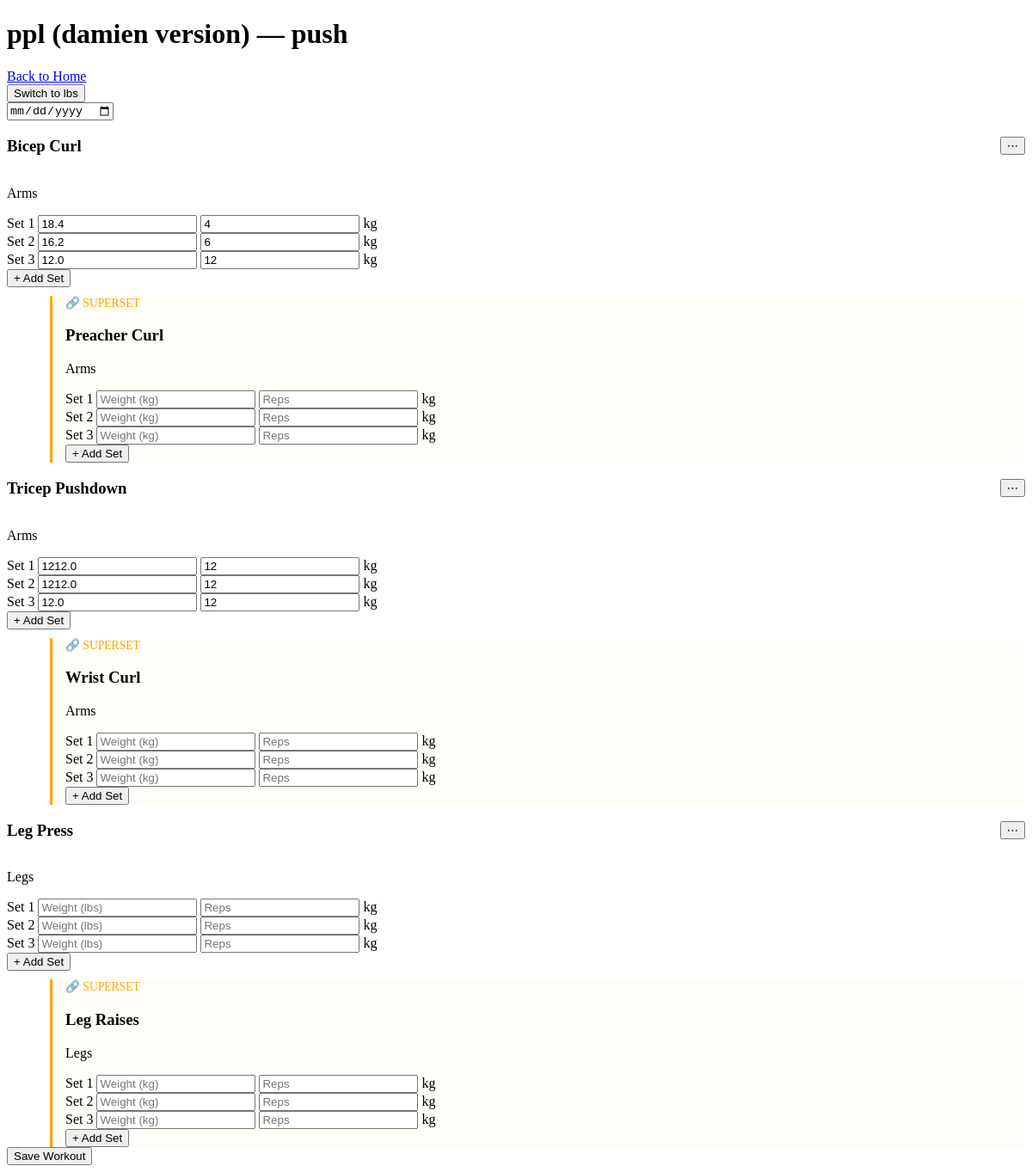
The app's page /log/1/1, older data.
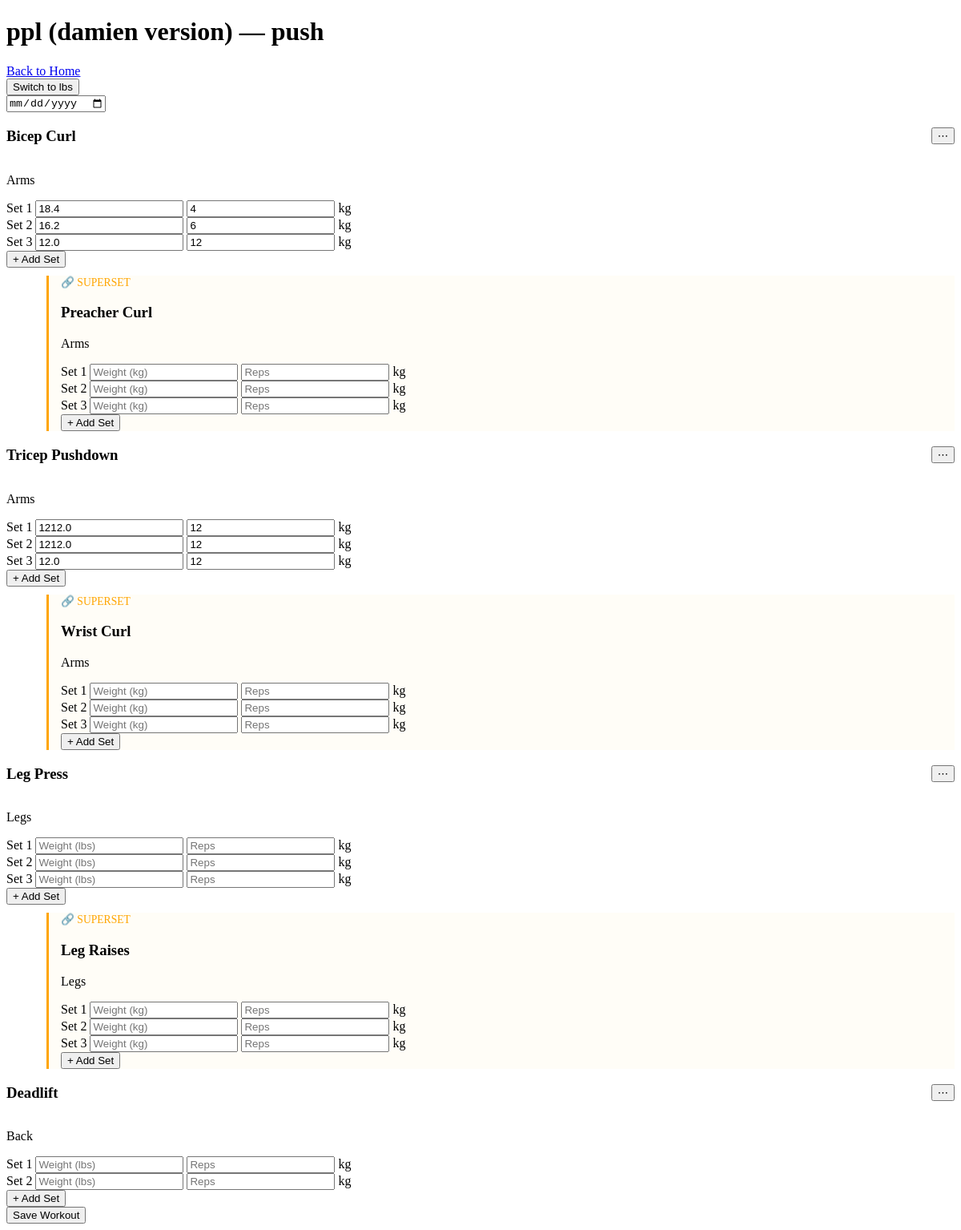
The same page, newer data.
### tables this page shows
CREATE TABLE workout_splits (
            id INTEGER PRIMARY KEY AUTOINCREMENT,
            name TEXT NOT NULL
        );

CREATE TABLE split_days (
            id INTEGER PRIMARY KEY AUTOINCREMENT,
            split_id INTEGER NOT NULL,
            day_name TEXT NOT NULL,
            day_order INTEGER NOT NULL,
            FOREIGN KEY (split_id) REFERENCES workout_splits(id)
        );

CREATE TABLE sets (
            id INTEGER PRIMARY KEY AUTOINCREMENT,
            log_id INTEGER NOT NULL,
            set_number INTEGER NOT NULL,
            reps INTEGER NOT NULL,
            weight REAL NOT NULL,
            unit TEXT NOT NULL DEFAULT 'lbs',
            notes TEXT,
            created_at DATETIME DEFAULT CURRENT_TIMESTAMP,
            FOREIGN KEY (log_id) REFERENCES workout_logs(id)
        );

CREATE TABLE split_exercises (
            id INTEGER PRIMARY KEY AUTOINCREMENT,
            split_day_id INTEGER NOT NULL,
            exercise_id INTEGER NOT NULL,
            sets_count INTEGER NOT NULL DEFAULT 3,
            FOREIGN KEY (split_day_id) REFERENCES split_days(id),
            FOREIGN KEY (exercise_id) REFERENCES exercises(id)
        );

CREATE TABLE exercises (
            id INTEGER PRIMARY KEY AUTOINCREMENT,
            name TEXT NOT NULL,
            muscle_group TEXT NOT NULL
        );

### app.py (the view)
@app.route("/log/<int:split_id>/<int:day_id>")
def log_day(split_id, day_id):
    conn = get_db()
    cursor = conn.cursor()
    cursor.execute("SELECT * FROM workout_splits WHERE id = ?", (split_id,))
    split = cursor.fetchone()
    cursor.execute("SELECT * FROM split_days WHERE id = ?", (day_id,))
    day = cursor.fetchone()
    cursor.execute("""
        SELECT exercises.*, split_exercises.sets_count,
            split_exercises.id as split_exercise_id FROM exercises
        JOIN split_exercises ON exercises.id = split_exercises.exercise_id
        WHERE split_exercises.split_day_id = ?
    """, (day_id,))
    exercises = cursor.fetchall()
    previous_data = {}
    last_unit = "lbs"
    cursor.execute("""
        SELECT * FROM supersets WHERE split_day_id = ?
    """, (day_id,))
    superset_rows = cursor.fetchall()
    supersets = {row["exercise_id_1"]: row["exercise_id_2"] for row in superset_rows}
    for exercise in exercises:
        cursor.execute("""
            SELECT workout_logs.id, workout_logs.date
            FROM workout_logs
            WHERE workout_logs.exercise_id = ?
            ORDER BY workout_logs.date DESC
            LIMIT 1
        """, (exercise["id"],))
        last_log = cursor.fetchone()
        if last_log:
            cursor.execute("""
                SELECT set_number, weight, reps, unit
                FROM sets
                WHERE log_id = ?
                ORDER BY set_number
            """, (last_log["id"],))
            sets = cursor.fetchall()
            previous_data[exercise["id"]] = {
                "date": last_log["date"],
                "sets": sets
            }
            if sets:
                last_unit = sets[0]["unit"]
    conn.close()
    return render_template("log_day.html", split=split, day=day, exercises=exercises, previous_data=previous_data, last_unit=last_unit, supersets=supersets)

### app.py (called while the page is built)
def get_db():
    conn = sqlite3.connect(DB_PATH)
    conn.row_factory = sqlite3.Row
    return conn

### templates/log_day.html (shortened to what this page needs)
<!DOCTYPE html>
<html lang="en">
<head>
</head>
<body>
    <h1>{{ split.name }} — {{ day.day_name }}</h1>
    <a href="/">Back to Home</a>
    <div>
        <button type="button" onclick="toggleUnit()">Switch to {{ "lbs" if last_unit == "kg" else "kg" }}</button>
    </div>
    <form action="/log/{{ split.id }}/{{ day.id }}" method="POST">
        <input type="date" name="date" required>
        {% set all_exercise_ids = exercises | map(attribute='id') | list %}
        {% for exercise in exercises %}
            {% if exercise.id not in supersets.values() %}
            <div id="exercise-block-{{ exercise.id }}">
                <div style="display:flex; justify-content:space-between; align-items:center;">
                    <h3>{{ exercise.name }}</h3>
                    <button type="button" onclick="openMenu({{ exercise.id }}, '{{ exercise.name }}', {{ exercise.split_exercise_id }}, {{ all_exercise_ids | tojson }})">⋯</button>
                </div>
                <p>{{ exercise.muscle_group }}</p>
                <div id="sets-{{ exercise.id }}">
                    {% for i in range(1, exercise.sets_count + 1) %}
                        <div>
                            <label>Set {{ i }}</label>
                            {% if previous_data[exercise.id] and previous_data[exercise.id]["sets"]|length >= i %}
                                <input type="number"
                                    class="weight-input"
                                    name="weight_{{ exercise.id }}_{{ i }}"
                                    value="{{ previous_data[exercise.id]['sets'][i-1]['weight'] }}"
                                    step="any" required>
                                <input type="number"
                                    name="reps_{{ exercise.id }}_{{ i }}"
                                    value="{{ previous_data[exercise.id]['sets'][i-1]['reps'] }}"
                                    required>
                            {% else %}
                                <input type="number"
                                    class="weight-input"
                                    name="weight_{{ exercise.id }}_{{ i }}"
                                    placeholder="Weight (lbs)"
                                    step="any" required>
                                <input type="number"
                                    name="reps_{{ exercise.id }}_{{ i }}"
                                    placeholder="Reps"
                                    required>
                            {% endif %}
                            <span class="unit-label">{{ last_unit }}</span>
                        </div>
                    {% endfor %}
                </div>
                <button type="button" onclick="addSet({{ exercise.id }}, {{ exercise.sets_count }})">+ Add Set</button>
                {% if exercise.id in supersets %}
                    {% set paired_id = supersets[exercise.id] %}
                    {% for ex2 in exercises %}
                        {% if ex2.id == paired_id %}
                            <div style="border-left: 3px solid orange; margin-left:50px; padding-left:15px; margin-top:10px; background:#fffdf7;">
                                <p style="color:orange; font-size:0.85em; margin:0;">🔗 SUPERSET</p>
                                <h3>{{ ex2.name }}</h3>
                                <p>{{ ex2.muscle_group }}</p>
                                <div id="sets-{{ ex2.id }}">
                                    {% for i in range(1, ex2.sets_count + 1) %}
                                        <div>
                                            <label>Set {{ i }}</label>
                                            {% if previous_data[ex2.id] and previous_data[ex2.id]["sets"]|length >= i %}
                                                <input type="number" class="weight-input" name="weight_{{ ex2.id }}_{{ i }}" value="{{ previous_data[ex2.id]['sets'][i-1]['weight'] }}" step="any" required>
                                                <input type="number" name="reps_{{ ex2.id }}_{{ i }}" value="{{ previous_data[ex2.id]['sets'][i-1]['reps'] }}" required>
                                            {% else %}
                                                <input type="number" class="weight-input" name="weight_{{ ex2.id }}_{{ i }}" placeholder="Weight ({{ last_unit }})" step="any" required>
                                                <input type="number" name="reps_{{ ex2.id }}_{{ i }}" placeholder="Reps" required>
                                            {% endif %}
                                            <span class="unit-label">{{ last_unit }}</span>
                                        </div>
                                    {% endfor %}
                                </div>
                                <button type="button" onclick="addSet({{ ex2.id }}, {{ ex2.sets_count }})">+ Add Set</button>
                            </div>
                        {% endif %}
                    {% endfor %}
                {% endif %}
            </div>
    {% endif %}
        {% endfor %}
        <button type="submit">Save Workout</button>
    </form>
</body>
</html>

Row changes from the older to the newer data that the page shows:
added split_exercises: name "Deadlift", muscle_group "Back", i "1" "2", {{ last_unit }} "kg" "kg", shown under "ppl (damien version) — push"
